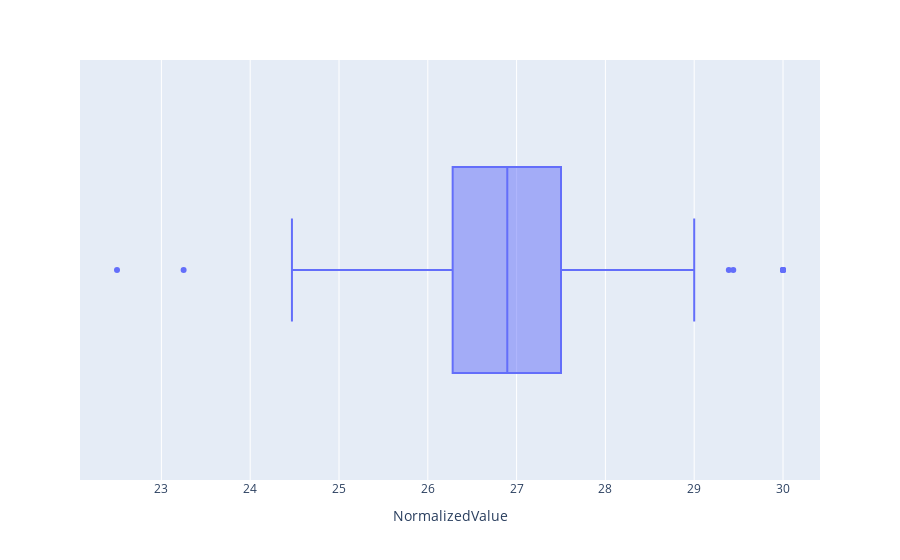

The cell this chart's notebook holds for it:
### Code cell
import plotly.express as px

# graph box plot for normalized value
fig = px.box(df10, x="NormalizedValue")
fig.show()

### Figure 1 — Plotly figure (JSON) as saved in the notebook; plotly's stock layout.template omitted (floating-point values rounded to 4 significant figures; data arrays with more than 128 entries replaced by an {"elided": "..."} marker saying what was removed)
{"data": [{"alignmentgroup": "True", "hovertemplate": "NormalizedValue=%{x}<extra></extra>", "legendgroup": "", "marker": {"color": "#636efa"}, "name": "", "notched": false, "offsetgroup": "", "orientation": "h", "showlegend": false, "type": "box", "x": {"elided": "134 float values"}, "x0": " ", "xaxis": "x", "y0": " ", "yaxis": "y"}], "layout": {"boxmode": "group", "legend": {"tracegroupgap": 0}, "margin": {"t": 60}, "xaxis": {"anchor": "y", "domain": [0, 1], "title": {"text": "NormalizedValue"}}, "yaxis": {"anchor": "x", "domain": [0, 1]}}}
